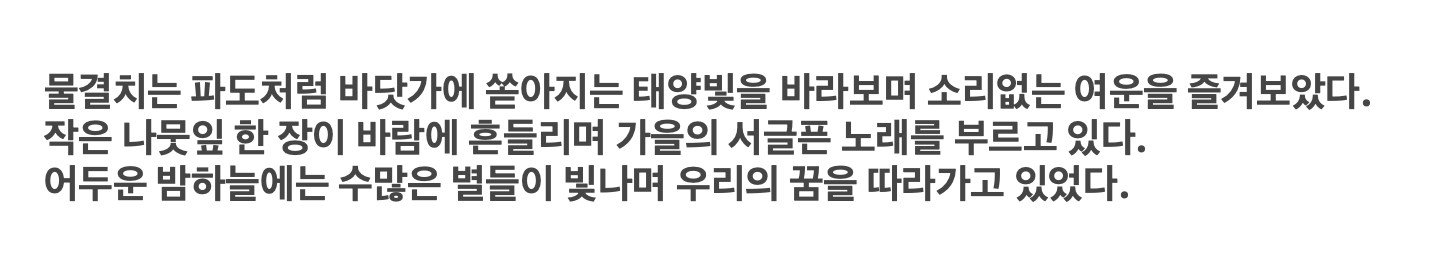
#> input picture OCR/test2.png, 1444 x 260 px, found by its file name
$ python text3_2.py
#> lines starting #> are read from the running program, lines starting #| are printed output that depends on the picture; after the words box and inside, x2 and y2 are one past the last pixel; in counts of white or black regions, pixels touching at a corner belong together
import cv2
import numpy as np
import pytesseract
from PIL import Image

# 이미지 로드
image_path = '/Users/leechanhyeon/Desktop/ocr/test2.png'  # 이미지 경로를 올바르게 설정하세요
image = cv2.imread(image_path)
#> image is the input picture: shape (260, 1444, 3); min 69, max 255, mean 230.5

# 그레이스케일 변환
gray = cv2.cvtColor(image, cv2.COLOR_BGR2GRAY)

# 이진화
_, binary = cv2.threshold(gray, 150, 255, cv2.THRESH_BINARY_INV)
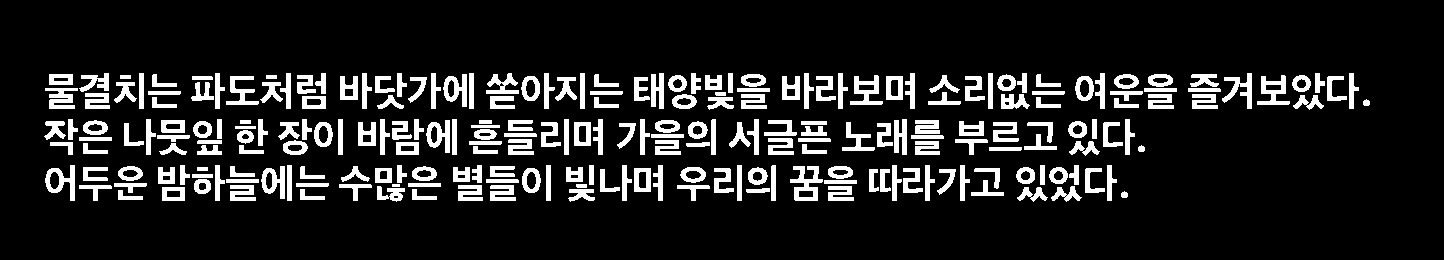
#> binary: shape (260, 1444); 12.8% white; 239 white regions, largest, box (x1, y1, x2, y2) and area: (790, 166, 823, 201) 587, (850, 75, 883, 105) 471, (1257, 75, 1290, 105) 471

# 노이즈 제거 및 경계 강화
kernel = np.ones((1, 1), np.uint8)
dilation = cv2.dilate(binary, kernel, iterations=1)
erosion = cv2.erode(dilation, kernel, iterations=1)

# Tesseract OCR 적용
custom_config = r'--oem 3 --psm 6 -l kor'
#> (the run stopped early here; a loop or call above may not have finished)

$ run again, with OCR/test3.png copied over OCR/test2.png
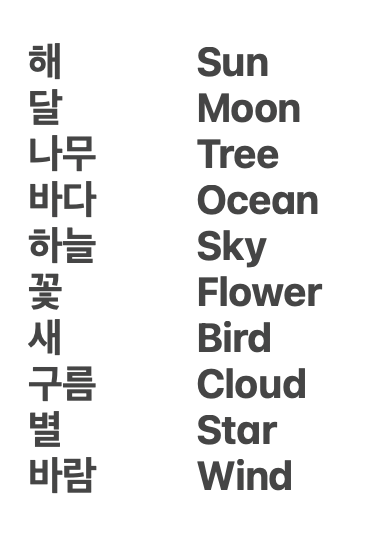
#> input picture OCR/test3.png, 372 x 558 px, found by its file name
#> image is the input picture: shape (558, 372, 3); mean B, G, R 235.6, 235.6, 235.6
#> `_, binary = cv2.threshold(gray, 150, 255, cv2.THRESH_BINARY_INV)`:
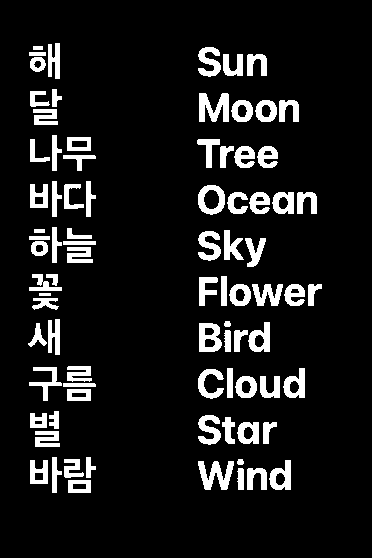
#> binary: shape (558, 372); 10.2% white; 84 white regions, largest, box (x1, y1, x2, y2) and area: (199, 93, 229, 122) 575, (198, 461, 234, 490) 573, (199, 323, 222, 352) 461

$ run again, with OCR/test5.png copied over OCR/test2.png
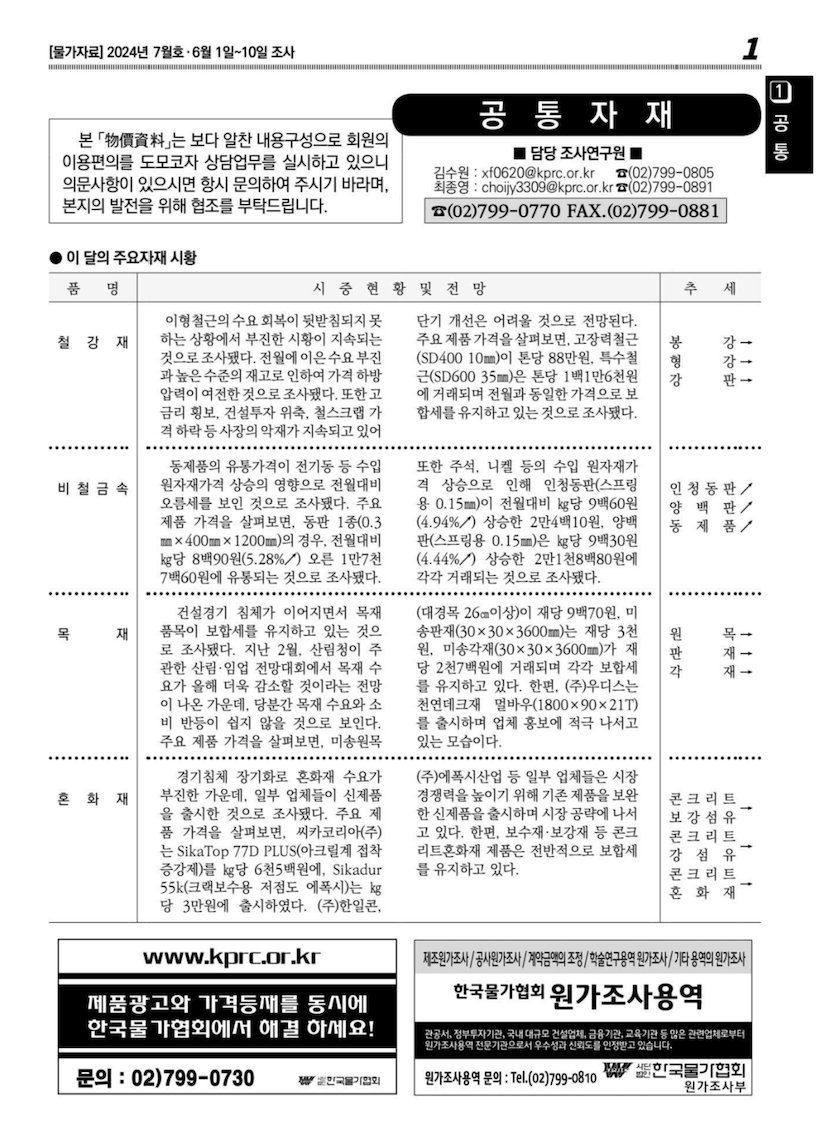
#> input picture OCR/test5.png, 830 x 1132 px, found by its file name
#> image is the input picture: shape (1132, 830, 3); mean B, G, R 223, 223, 223
#> `_, binary = cv2.threshold(gray, 150, 255, cv2.THRESH_BINARY_INV)`:
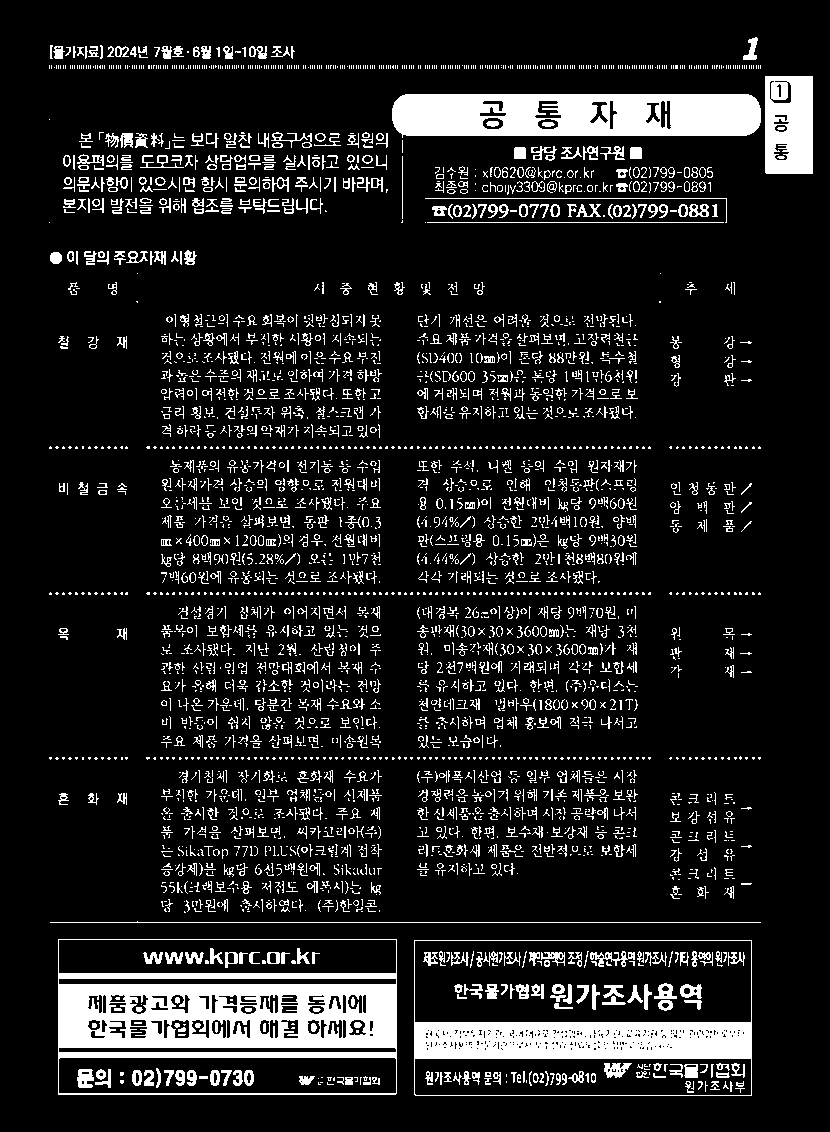
#> binary: shape (1132, 830); 12.4% white; 3802 white regions (2833 under 20 px), largest, box (x1, y1, x2, y2) and area: (58, 939, 397, 1095) 22251, (392, 94, 761, 138) 13893, (414, 940, 752, 1096) 12798

$ run again, with OCR/test.png copied over OCR/test2.png
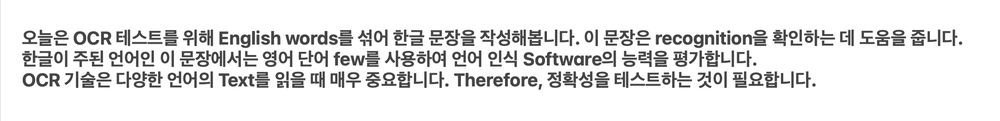
#> input picture OCR/test.png, 1000 x 121 px, shrunk from 2196 x 266 before the run, found by its file name
#> image is the input picture: shape (121, 1000, 3); mean B, G, R 230.3, 230.3, 230.3
#> `_, binary = cv2.threshold(gray, 150, 255, cv2.THRESH_BINARY_INV)`:
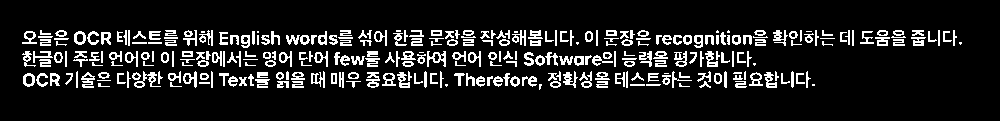
#> binary: shape (121, 1000); 11.9% white in thin lines or dots, all inside (x1, y1, x2, y2) = (22, 30, 962, 90)
